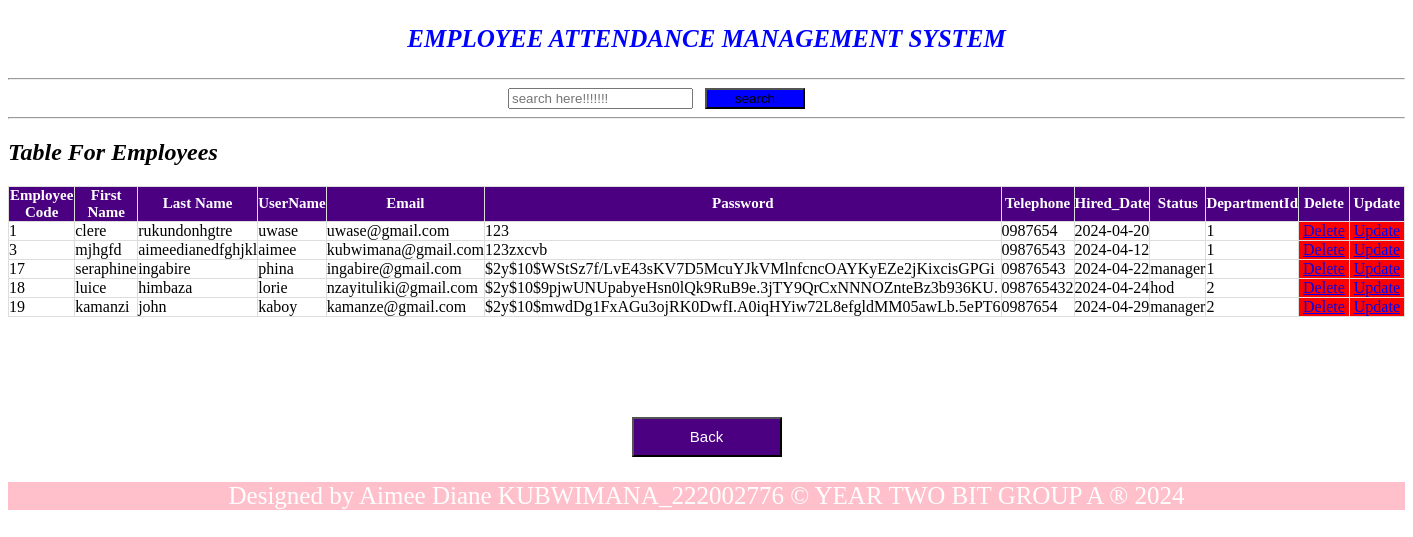
Page /KUBWIMANA_AimeeDiane_222002776_W.T_CAT_Submission_of_30th_04_2024/employeereport.php on the committed database.
### tables this page shows
CREATE TABLE `employee` (
  `employee_code` int(11) NOT NULL,
  `firstname` varchar(50) DEFAULT NULL,
  `lastname` varchar(50) DEFAULT NULL,
  `username` varchar(50) DEFAULT NULL,
  `email` varchar(100) DEFAULT NULL,
  `password` varchar(100) DEFAULT NULL,
  `telephone` varchar(15) DEFAULT NULL,
  `hireddate` date DEFAULT NULL,
  `status` varchar(120) NOT NULL,
  `dept_id` int(11) DEFAULT NULL
);

### KUBWIMANA_AimeeDiane_222002776_W.T_CAT_Submission_of_30th_04_2024/employeereport.php (the view, shortened to what this page needs)
<!DOCTYPE html>
<html>
<head>
</head>
<body>
<center><p style="font-weight: bold;font-size: 25px;align-items: center;color: blue;"><i>EMPLOYEE ATTENDANCE MANAGEMENT SYSTEM</i></p></center><hr>
<div style="margin-left: 500px;"><form action="search.php" method="GET">
      <input type="search" name="query" placeholder="search here!!!!!!!">&nbsp;&nbsp;&nbsp;<button type="submit" style="background-color: blue;width: 100px;">search</button>
    </form></div>
<hr>
    <h2><i>Table For Employees</h2></i></center>
    <table>
        <tr>
            <th>Employee Code</th>
            <th>First Name</th>
            <th>Last Name</th>
            <th>UserName</th>
            <th>Email</th>
            <th>Password</th>
            <th>Telephone</th>
            <th>Hired_Date</th>
            <th>Status</th>
            <th>DepartmentId</th>
            <th>Delete</th>
            <th>Update</th>
        </tr>
        <?php
       include "dbconnection.php";
        $sql = "SELECT * FROM employee";
        $result = $connection->query($sql);
        if ($result->num_rows > 0) {
            while ($row = $result->fetch_assoc()) {
                $pid = $row['employee_code'];
                echo "<tr>
                    <td>" . $row['employee_code'] . "</td>
                    <td>" . $row['firstname'] . "</td>
                    <td>" . $row['lastname'] . "</td>
                    <td>" . $row['username'] . "</td>
                    <td>" . $row['email'] . "</td>
                    <td>" . $row['password'] . "</td>
                    <td>" . $row['telephone'] . "</td>
                    <td>" . $row['hireddate'] . "</td>
                     <td>" . $row['status'] . "</td>
                    <td>" . $row['dept_id'] . "</td>
                    <td style='background-color:red'><a style='padding:4px' href='delete_employee.php?employee_code=$pid'>Delete</a></td>
                    <td style='background-color:red'><a style='padding:4px' href='update_employee.php?employee_code=$pid'>Update</a></td>
                </tr>";
            }
        } else {
            echo "<tr><td colspan='6'>No data found</td></tr>";
        }
        ?>
    </table>
    <center><button style="background-color: indigo; width: 150px;height: 40px;margin-top: 100px;" ><a href="admin dashboard.html" style=" font-size: 15px;color: white;text-decoration: none" >Back</a></button></center>
<div><footer style="background-color:pink;text-align: center;width:100%;height:auto; color: white;font-size: 25px;"><p> Designed by Aimee Diane KUBWIMANA_222002776 &copy YEAR TWO BIT GROUP A &reg 2024</p></footer></div>
</body>
</html>

### KUBWIMANA_AimeeDiane_222002776_W.T_CAT_Submission_of_30th_04_2024/employeereport.php (style rules this page uses)
table { width: 100%; border-collapse: collapse; }
th, td { border: 1px solid #ddd; padding: 0px; }
th { background-color: indigo; color: white; font-size: 15px; }

### rows in the picture
employee: employee_code "1", firstname "clere", lastname "rukundonhgtre", username "uwase", email "uwase@gmail.com", password "123", telephone "0987654", hireddate "2024-04-20", dept "1"
employee: employee_code "3", firstname "mjhgfd", lastname "aimeedianedfghjkl", username "aimee", email "kubwimana@gmail.com", password "123zxcvb", telephone "09876543", hireddate "2024-04-12", dept "1"
employee: employee_code "17", firstname "seraphine", lastname "ingabire", username "phina", email "ingabire@gmail.com", password "$2y$10$WStSz7f/LvE43sKV7D5McuYJkVMlnfcncOAYKyEZe2jKixcisGPGi", telephone "09876543", hireddate "2024-04-22", status "manager", dept "1"
employee: employee_code "18", firstname "luice", lastname "himbaza", username "lorie", email "nzayituliki@gmail.com", password "$2y$10$9pjwUNUpabyeHsn0lQk9RuB9e.3jTY9QrCxNNNOZnteBz3b936KU.", telephone "098765432", hireddate "2024-04-24", status "hod", dept "2"
employee: employee_code "19", firstname "kamanzi", lastname "john", username "kaboy", email "kamanze@gmail.com", password "$2y$10$mwdDg1FxAGu3ojRK0DwfI.A0iqHYiw72L8efgldMM05awLb.5ePT6", telephone "0987654", hireddate "2024-04-29", status "manager", dept "2"
